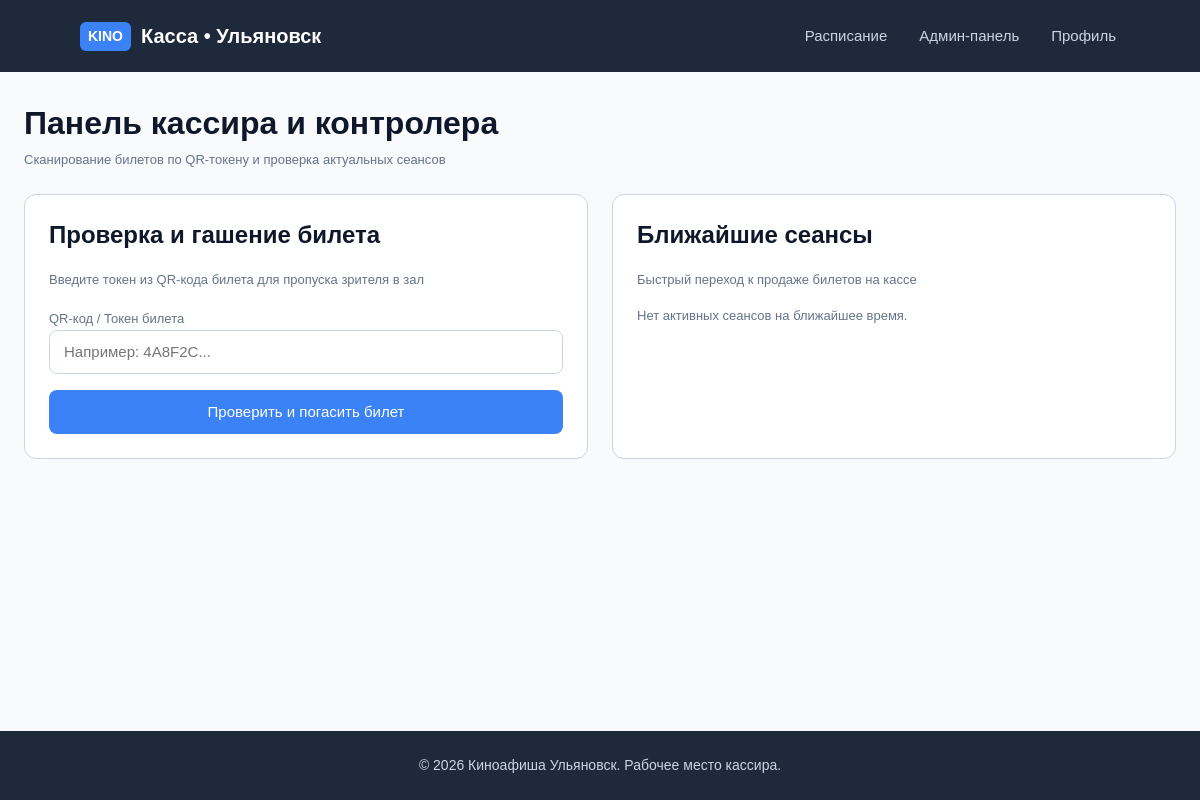
The app's page /cashier/ (signed in), older data.
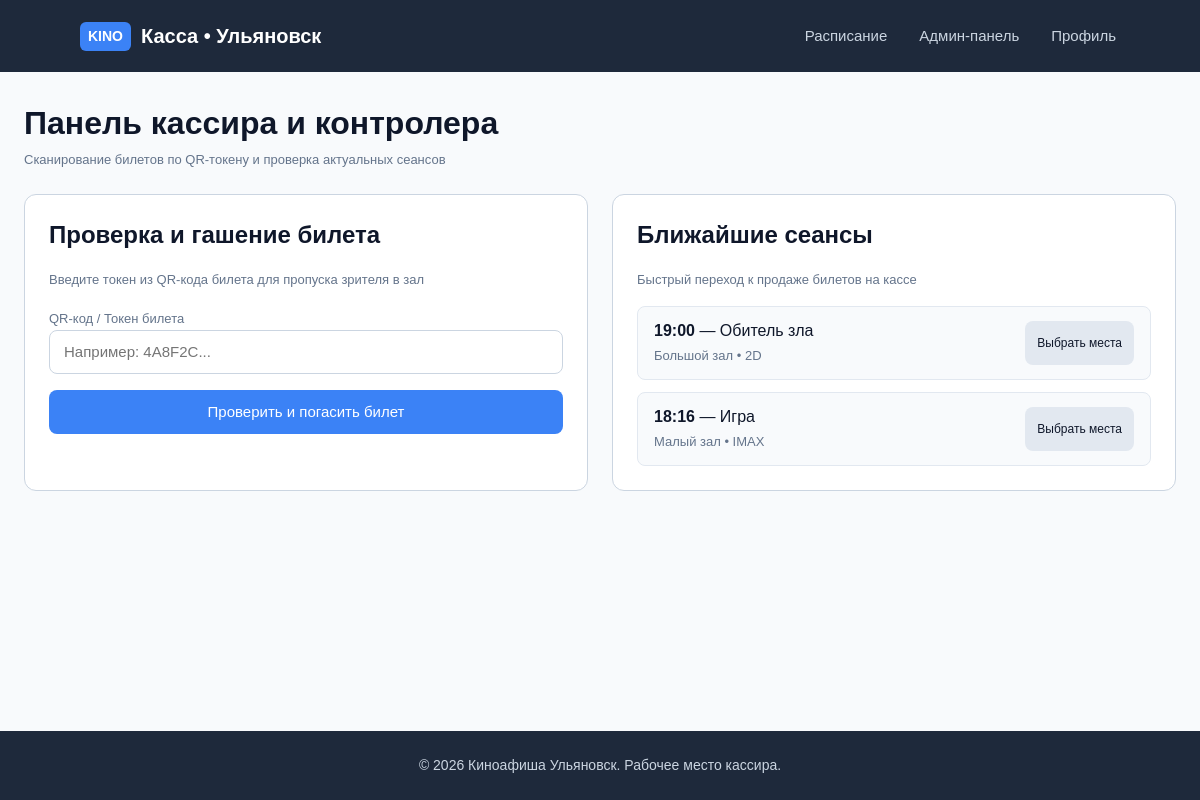
The same page, newer data.
### app/models.py (models this page shows, shortened)
class Session(models.Model):
    FORMAT_CHOICES = [
        ("2D", "2D"),
        ("3D", "3D"),
        ("IMAX", "IMAX"),
    ]
    STATUS_CHOICES = [
        ("scheduled", "Запланирован"),
        ("ongoing", "Идёт"),
        ("finished", "Завершён"),
        ("cancelled", "Отменён"),
    ]
    movie = models.ForeignKey(
        Movie,
        on_delete=models.PROTECT,
        related_name="sessions",
        verbose_name="Фильм",
    )
    hall = models.ForeignKey(
        Hall,
        on_delete=models.PROTECT,
        related_name="sessions",
        verbose_name="Зал",
    )
    start_time = models.DateTimeField(verbose_name="Время начала")
    end_time = models.DateTimeField(verbose_name="Время окончания")
    format = models.CharField(
        max_length=20, choices=FORMAT_CHOICES, default="2D", verbose_name="Формат"
    )
    language = models.CharField(
        max_length=50, default="Русский", verbose_name="Язык / Озвучка"
    )
    status = models.CharField(
        max_length=20,
        choices=STATUS_CHOICES,
        default="scheduled",
        verbose_name="Статус сеанса",
    )
    class Meta:
        verbose_name = "Сеанс"
        verbose_name_plural = "Сеансы"
        ordering = ["start_time"]

class Movie(models.Model):
    STATUS_CHOICES = [
        ("in_poster", "В афише"),
        ("hidden", "Скрыт"),
        ("archived", "Снят с показа"),
    ]
    title = models.CharField(max_length=255, verbose_name="Название фильма")
    description = models.TextField(verbose_name="Описание")
    duration_minutes = models.PositiveIntegerField(verbose_name="Длительность (мин)")
    age_rating = models.CharField(max_length=10, verbose_name="Возрастной рейтинг")
    release_year = models.PositiveIntegerField(verbose_name="Год релиза")
    poster = models.ImageField(
        upload_to="posters/", blank=True, null=True, verbose_name="Постер"
    )
    status = models.CharField(
        max_length=20,
        choices=STATUS_CHOICES,
        default="in_poster",
        verbose_name="Статус показа",
    )
    average_rating = models.DecimalField(
        max_digits=3,
        decimal_places=2,
        default=0.00,
        verbose_name="Средний рейтинг",
    )
    class Meta:
        verbose_name = "Фильм"
        verbose_name_plural = "Фильмы"
        ordering = ["-release_year", "title"]

class Hall(models.Model):
    STATUS_CHOICES = [
        ("active", "Активен"),
        ("repair", "На ремонте"),
        ("closed", "Закрыт"),
    ]
    name = models.CharField(max_length=100, unique=True, verbose_name="Название зала")
    capacity = models.PositiveIntegerField(verbose_name="Вместимость")
    layout_config = models.TextField(
        blank=True, null=True, verbose_name="Конфигурация зала (JSON)"
    )
    status = models.CharField(
        max_length=20,
        choices=STATUS_CHOICES,
        default="active",
        verbose_name="Статус зала",
    )
    class Meta:
        verbose_name = "Зал"
        verbose_name_plural = "Залы"
        ordering = ["name"]

### app/views.py (the view, shortened to what this page needs)
# urls.py: path("cashier/", views.cashier_panel_view, name="cashier_panel"),
@staff_member_required
def cashier_panel_view(request):
    search_query = request.GET.get("q", "").strip()
    ticket = None
    error_message = None
    success_message = None
    now = timezone.now()
    active_sessions = (
        Session.objects.filter(start_time__gte=now, status="scheduled")
        .select_related("movie", "hall")
        .order_by("start_time")[:10]
    )
    context = {
        "active_sessions": active_sessions,
        "scanned_ticket": ticket,
        "error_message": error_message,
        "success_message": success_message,
        "search_query": search_query,
    }
    return render(request, "app/cashier_panel.html", context)

### app/templates/app/cashier_panel.html (shortened to what this page needs)
{% load static %}
<!DOCTYPE html>
<html lang="ru">
<head>
    <link rel="stylesheet" href="{% static 'css/style.css' %}">
</head>
<body>
    <header class="header">
        <a href="{% url 'movie_list' %}" class="logo-link">
            <div class="logo">
                <span class="logo-badge">KINO</span> Касса • Ульяновск
            </div>
        </a>
        <nav class="nav">
            <a href="{% url 'schedule' %}">Расписание</a>
            <a href="{% url 'admin:index' %}" target="_blank">Админ-панель</a>
            <a href="{% url 'profile' %}">Профиль</a>
        </nav>
    </header>
    <main class="container">
        <section class="cashier-header-section">
            <h1>Панель кассира и контролера</h1>
            <p class="caption">Сканирование билетов по QR-токену и проверка актуальных сеансов</p>
        </section>
        <div class="cashier-grid">
            <div class="cashier-card">
                <h2>Проверка и гашение билета</h2>
                <p class="caption">Введите токен из QR-кода билета для пропуска зрителя в зал</p>
                <form method="post" class="cashier-form">
                    <div class="form-group" style="margin: 16px 0;">
                        <label for="qr_code" class="caption">QR-код / Токен билета</label>
                        <input type="text" id="qr_code" name="qr_code" class="form-control" placeholder="Например: 4A8F2C..." required autofocus>
                    </div>
                    <button type="submit" class="btn btn-primary btn-full">Проверить и погасить билет</button>
                </form>
            </div>
            <div class="cashier-card">
                <h2>Ближайшие сеансы</h2>
                <p class="caption">Быстрый переход к продаже билетов на кассе</p>
                <div class="cashier-sessions-list">
                    {% for session in active_sessions %}
                        <div class="cashier-session-row">
                            <div>
                                <strong>{{ session.start_time|date:"H:i" }}</strong> — {{ session.movie.title }}
                                <br><span class="caption">{{ session.hall.name }} • {{ session.format }}</span>
                            </div>
                            <a href="{% url 'session_booking' session.id %}" class="btn btn-secondary" style="font-size: 12px; padding: 6px 12px;">Выбрать места</a>
                        </div>
                    {% empty %}
                        <p class="caption">Нет активных сеансов на ближайшее время.</p>
                    {% endfor %}
                </div>
            </div>
        </div>
    </main>
    <footer class="footer">
        <p>© 2026 Киноафиша Ульяновск. Рабочее место кассира.</p>
    </footer>
</body>
</html>

Row changes from the older to the newer data that the page shows:
added Session: start_time "19:00", movie "Обитель зла", hall.name "Большой зал", format "2D"
added Session: start_time "18:16", movie "Игра", hall.name "Малый зал", format "IMAX"
Text that changed along with them:
text no longer shown: "Нет активных сеансов на ближайшее время."
